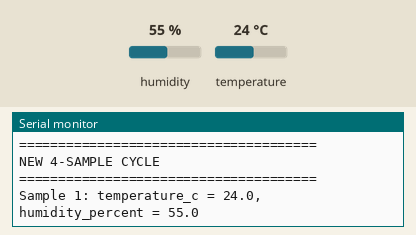
A sketch run on a simulated Arduino Uno, built with avr-gcc and run on an emulated ATmega328P. On the bench: the last lines printed to the serial monitor. The test bench sets the inputs (shaded band); at power-on: humidity 55 %, temperature 24 °C.

Above: at 2.2 s.
2.3 s: humidity set to 22 %
At 7.5 s:
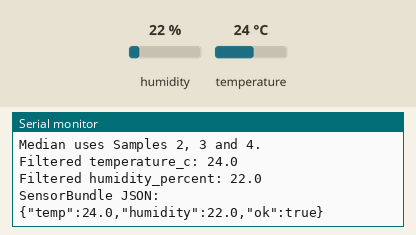
8.3 s: temperature set to 12 °C
At 9.9 s:
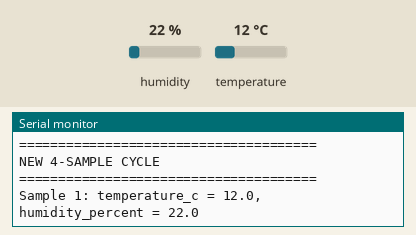
11.0 s: humidity set to 40 %
At 12.3 s:
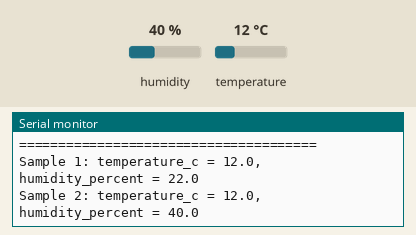
Timing chart, 0 to 14.0 s (numbered marks = the images above; inputs shaded):
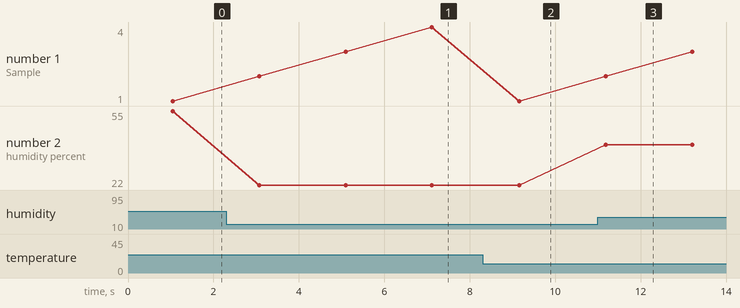

The sketch:

dht22_code.ino
```cpp
#include <DHT.h>
#include <math.h>

// -------------------- DHT11 Configuration --------------------
#define DHTPIN 4
#define DHTTYPE DHT11

DHT dht(DHTPIN, DHTTYPE);

// -------------------- SensorBundle --------------------
struct SensorBundle {
  float temperature;
  float humidity;
  bool temperatureValid;
  bool humidityValid;
  bool ok;
};

// -------------------- Configuration --------------------
const int TOTAL_SAMPLES = 4;
const int MEDIAN_SIZE = 3;

const unsigned long SAMPLE_INTERVAL = 2000;

// Arrays to store the latest 4 readings
float temperatureSamples[TOTAL_SAMPLES];
float humiditySamples[TOTAL_SAMPLES];


// ============================================================
// Median of 3 values
// ============================================================
float median3(float a, float b, float c) {

  if (a > b) {
    float temp = a;
    a = b;
    b = temp;
  }

  if (b > c) {
    float temp = b;
    b = c;
    c = temp;
  }

  if (a > b) {
    float temp = a;
    a = b;
    b = temp;
  }

  return b;
}


// ============================================================
// Read DHT11 with up to 3 retries
// ============================================================
SensorBundle readSensor() {

  SensorBundle reading;

  reading.temperature = NAN;
  reading.humidity = NAN;
  reading.temperatureValid = false;
  reading.humidityValid = false;
  reading.ok = false;

  for (int attempt = 1; attempt <= 3; attempt++) {

    float humidity = dht.readHumidity();
    float temperature = dht.readTemperature();

    if (!isnan(temperature) && !isnan(humidity)) {

      reading.temperature = temperature;
      reading.humidity = humidity;

      reading.temperatureValid = true;
      reading.humidityValid = true;
      reading.ok = true;

      return reading;
    }

    Serial.print("DHT11 read failed - attempt ");
    Serial.print(attempt);
    Serial.println("/3");

    if (attempt < 3) {
      delay(1000);
    }
  }

  Serial.println("DHT11 read failed after 3 attempts.");

  return reading;
}


// ============================================================
// Print JSON
// ============================================================
void printJSON(float temperature, float humidity, bool ok) {

  Serial.print("{");

  Serial.print("\"temp\":");

  if (ok) {
    Serial.print(temperature, 1);
  } else {
    Serial.print("null");
  }

  Serial.print(",");

  Serial.print("\"humidity\":");

  if (ok) {
    Serial.print(humidity, 1);
  } else {
    Serial.print("null");
  }

  Serial.print(",");

  Serial.print("\"ok\":");

  if (ok) {
    Serial.print("true");
  } else {
    Serial.print("false");
  }

  Serial.println("}");
}


// ============================================================
// SETUP
// ============================================================
void setup() {

  Serial.begin(115200);

  delay(1000);

  dht.begin();

  Serial.println();
  Serial.println("======================================");
  Serial.println("Nexforz Day 5 - DHT11 Sensor");
  Serial.println("======================================");

  Serial.println("GPIO: 4");
  Serial.println("Sensor: DHT11");
  Serial.println("Retries: 3");
  Serial.println("Samples per cycle: 4");
  Serial.println("Median filter: Last 3 samples");
  Serial.println();
}


// ============================================================
// LOOP
// ============================================================
void loop() {

  Serial.println("======================================");
  Serial.println("NEW 4-SAMPLE CYCLE");
  Serial.println("======================================");

  // ----------------------------------------------------------
  // Take 4 readings
  // ----------------------------------------------------------

  for (int i = 0; i < TOTAL_SAMPLES; i++) {

    SensorBundle reading = readSensor();

    if (reading.ok) {

      temperatureSamples[i] = reading.temperature;
      humiditySamples[i] = reading.humidity;

      Serial.print("Sample ");
      Serial.print(i + 1);
      Serial.print(": temperature_c = ");
      Serial.print(reading.temperature, 1);

      Serial.print(", humidity_percent = ");
      Serial.println(reading.humidity, 1);

    } else {

      // Store NAN for failed reading
      temperatureSamples[i] = NAN;
      humiditySamples[i] = NAN;

      Serial.print("Sample ");
      Serial.print(i + 1);
      Serial.println(": INVALID");
    }

    // Wait 2 seconds before next DHT11 reading
    if (i < TOTAL_SAMPLES - 1) {
      delay(SAMPLE_INTERVAL);
    }
  }


  // ----------------------------------------------------------
  // Median filtering
  // Use the LAST THREE samples
  // ----------------------------------------------------------

  Serial.println();
  Serial.println("----- MEDIAN FILTER -----");

  // Check whether last 3 samples are valid
  if (!isnan(temperatureSamples[1]) &&
      !isnan(temperatureSamples[2]) &&
      !isnan(temperatureSamples[3]) &&
      !isnan(humiditySamples[1]) &&
      !isnan(humiditySamples[2]) &&
      !isnan(humiditySamples[3])) {

    float filteredTemperature = median3(
      temperatureSamples[1],
      temperatureSamples[2],
      temperatureSamples[3]
    );

    float filteredHumidity = median3(
      humiditySamples[1],
      humiditySamples[2],
      humiditySamples[3]
    );

    Serial.println("Median uses Samples 2, 3 and 4.");

    Serial.print("Filtered temperature_c: ");
    Serial.println(filteredTemperature, 1);

    Serial.print("Filtered humidity_percent: ");
    Serial.println(filteredHumidity, 1);

    // --------------------------------------------------------
    // JSON output
    // --------------------------------------------------------

    Serial.println();
    Serial.println("SensorBundle JSON:");

    printJSON(
      filteredTemperature,
      filteredHumidity,
      true
    );

  } else {

    Serial.println("Median filter unavailable.");
    Serial.println("One or more of the last 3 samples is invalid.");

    Serial.println();
    Serial.println("SensorBundle JSON:");

    printJSON(NAN, NAN, false);
  }


  Serial.println();

  // Small pause before starting next cycle
  delay(2000);
}
```

Measured:
- after the input at 2.3 s, the serial monitor: prints a new line after 0.77 s (image 1)
- after the input at 8.3 s, the serial monitor: prints a new line after 0.86 s (image 2)
- after the input at 11.0 s, the serial monitor: prints a new line after 0.18 s (image 3)
- plotted number 2: 55 → 22 after the input at 2.3 s, 22 → 40 after the input at 11.0 s
